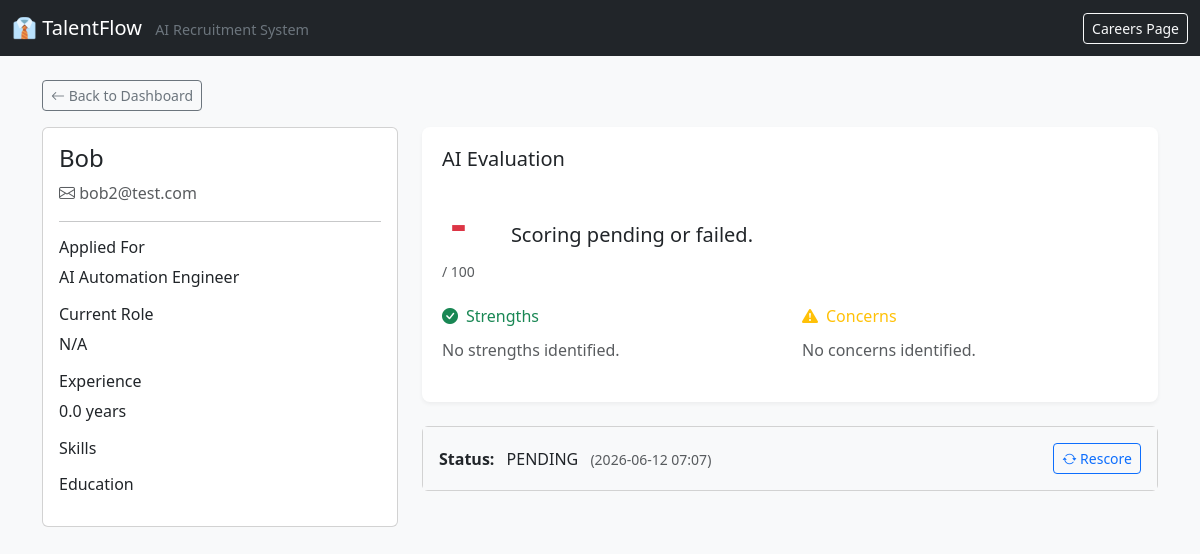
The app's page /candidate/3 with its own data.
### database/models.py (models this page shows)
class Candidate(Base):
    __tablename__ = "candidates"
    id = Column(Integer, primary_key=True, index=True)
    job_id = Column(Integer, ForeignKey("job_descriptions.id"))
    name = Column(String(255))
    email = Column(String(255), unique=True, index=True)
    phone = Column(String(50), nullable=True)
    resume_filename = Column(String(255))
    resume_raw_text = Column(Text)
    parsed_experience_years = Column(Float, default=0.0)
    parsed_skills = Column(Text)
    parsed_education = Column(Text)
    parsed_current_role = Column(String(255))
    parsed_summary = Column(Text)
    ai_score = Column(Float, nullable=True)
    ai_tier = Column(String(20), nullable=True)
    ai_reasoning = Column(Text, nullable=True)
    ai_strengths = Column(Text, nullable=True)
    ai_concerns = Column(Text, nullable=True)
    ai_interview_questions = Column(Text, nullable=True)
    ack_sent = Column(Integer, default=0)
    decision_sent = Column(Integer, default=0)
    status = Column(String(50), default="pending")
    error_log = Column(Text, nullable=True)
    created_at = Column(DateTime, server_default=func.now())
    job = relationship("JobDescription", back_populates="candidates")

class JobDescription(Base):
    __tablename__ = "job_descriptions"
    id = Column(Integer, primary_key=True, index=True)
    title = Column(String(255), nullable=False)
    description = Column(Text, nullable=False)
    active = Column(Integer, default=1)
    created_at = Column(DateTime, server_default=func.now())
    candidates = relationship("Candidate", back_populates="job")

### routers/dashboard.py (the view)
@router.get("/candidate/{cid}", response_class=HTMLResponse)
def candidate_detail(request: Request, cid: int, db: Session = Depends(get_db)):
    candidate = db.query(Candidate).filter(Candidate.id == cid).first()
    if not candidate:
        return HTMLResponse("Candidate not found", status_code=404)
    job = db.query(JobDescription).filter(JobDescription.id == candidate.job_id).first()
    skills = json.loads(candidate.parsed_skills or "[]")
    education = json.loads(candidate.parsed_education or "[]")
    strengths = json.loads(candidate.ai_strengths or "[]")
    concerns = json.loads(candidate.ai_concerns or "[]")
    questions = json.loads(candidate.ai_interview_questions or "[]")
    return templates.TemplateResponse("candidate_detail.html", {
        "request": request,
        "c": candidate,
        "job": job,
        "skills": skills,
        "education": education,
        "strengths": strengths,
        "concerns": concerns,
        "questions": questions
    })

### templates/candidate_detail.html (shortened to what this page needs)
{% extends "base.html" %}
{% block content %}
<div class="mb-3">
    <a href="/" class="btn btn-outline-secondary btn-sm"><i class="bi bi-arrow-left"></i> Back to Dashboard</a>
</div>
<div class="row">
    <div class="col-md-4">
        <div class="card mb-4">
            <div class="card-body">
                <h4 class="card-title">{{ c.name or "Unknown Candidate" }}</h4>
                <p class="text-muted mb-1"><i class="bi bi-envelope"></i> {{ c.email }}</p>
                <hr>
                <h6>Applied For</h6>
                <p>{{ job.title if job else "Unknown Role" }}</p>
                <h6>Current Role</h6>
                <p>{{ c.parsed_current_role or "N/A" }}</p>
                <h6>Experience</h6>
                <p>{{ c.parsed_experience_years }} years</p>
                <h6>Skills</h6>
                <h6>Education</h6>
            </div>
        </div>
    </div>
    <div class="col-md-8">
        <div class="score-card mb-4">
            <div class="d-flex justify-content-between align-items-center mb-3">
                <h5 class="m-0">AI Evaluation</h5>
            </div>
            <div class="row align-items-center mb-4">
                <div class="col-auto text-center pe-4">
                    <div class="score-number {% if c.ai_score and c.ai_score >= 70 %}text-success{% elif c.ai_score and c.ai_score >= 50 %}text-warning{% else %}text-danger{% endif %}">
                        {{ c.ai_score|int if c.ai_score is not none else "-" }}
                    </div>
                    <small class="text-muted">/ 100</small>
                </div>
                <div class="col">
                    <p class="mb-0 fs-5">{{ c.ai_reasoning or "Scoring pending or failed." }}</p>
                </div>
            </div>
            <div class="row mt-4">
                <div class="col-md-6">
                    <h6 class="text-success"><i class="bi bi-check-circle-fill me-2"></i>Strengths</h6>
                    <ul class="list-group list-group-flush mb-3">
                        {% for s in strengths %}
                            <li class="list-group-item bg-transparent px-0 border-0 py-1"><i class="bi bi-check text-success"></i> {{ s }}</li>
                        {% else %}
                            <li class="list-group-item bg-transparent px-0 border-0 py-1 text-muted">No strengths identified.</li>
                        {% endfor %}
                    </ul>
                </div>
                <div class="col-md-6">
                    <h6 class="text-warning"><i class="bi bi-exclamation-triangle-fill me-2"></i>Concerns</h6>
                    <ul class="list-group list-group-flush mb-3">
                        {% for concern in concerns %}
                            <li class="list-group-item bg-transparent px-0 border-0 py-1"><i class="bi bi-exclamation-circle text-warning"></i> {{ concern }}</li>
                        {% else %}
                            <li class="list-group-item bg-transparent px-0 border-0 py-1 text-muted">No concerns identified.</li>
                        {% endfor %}
                    </ul>
                </div>
            </div>
        </div>
        <div class="card">
            <div class="card-body d-flex justify-content-between align-items-center bg-light">
                <div>
                    <strong>Status:</strong>
                    <span class="text-uppercase mx-2">{{ c.status }}</span>
                    <small class="text-muted">({{ c.created_at.strftime('%Y-%m-%d %H:%M') if c.created_at else '' }})</small>
                </div>
                <button class="btn btn-outline-primary btn-sm" id="rescoreBtn" data-id="{{ c.id }}">
                    <i class="bi bi-arrow-repeat"></i> Rescore
                </button>
            </div>
        </div>
    </div>
</div>
{% endblock %}

### static/style.css (style rules this page uses)
body { background-color: #f8f9fa; }
.score-card { background-color: #fff; border-radius: 8px; box-shadow: 0 2px 4px rgba(0,0,0,0.05); padding: 20px; margin-bottom: 20px; }
.score-number { font-size: 3rem; font-weight: bold; }

### records on screen
Candidate: name "Bob", email "bob2@test.com", parsed_current_role "N/A", parsed_experience_years "0.0", ai_score "-", ai_reasoning "Scoring pending or failed.", status "PENDING", created_at "2026-06-12 07:07"
JobDescription: title "AI Automation Engineer"
